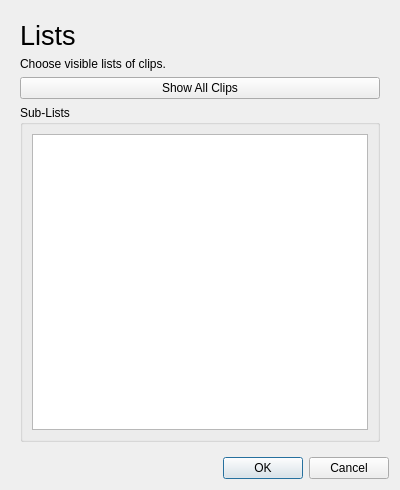
<?xml version="1.0" encoding="UTF-8"?>
<ui version="4.0">
 <class>ListSelectDialog</class>
 <widget class="QDialog" name="ListSelectDialog">
  <property name="geometry">
   <rect>
    <x>0</x>
    <y>0</y>
    <width>400</width>
    <height>490</height>
   </rect>
  </property>
  <property name="windowTitle">
   <string>Dialog</string>
  </property>
  <layout class="QGridLayout" name="gridLayout">
   <item row="0" column="0">
    <widget class="QWidget" name="widget" native="true">
     <layout class="QVBoxLayout" name="verticalLayout">
      <item>
       <widget class="QLabel" name="label">
        <property name="font">
         <font>
          <pointsize>20</pointsize>
         </font>
        </property>
        <property name="text">
         <string>Lists</string>
        </property>
       </widget>
      </item>
      <item>
       <widget class="QLabel" name="label_2">
        <property name="text">
         <string>Choose visible lists of clips.</string>
        </property>
       </widget>
      </item>
      <item>
       <widget class="QPushButton" name="pushButton">
        <property name="text">
         <string>Show All Clips</string>
        </property>
       </widget>
      </item>
      <item>
       <widget class="QGroupBox" name="groupBox">
        <property name="title">
         <string>Sub-Lists</string>
        </property>
        <layout class="QGridLayout" name="gridLayout_2">
         <item row="0" column="0">
          <widget class="QListWidget" name="listWidget"/>
         </item>
        </layout>
       </widget>
      </item>
     </layout>
    </widget>
   </item>
   <item row="1" column="0">
    <widget class="QDialogButtonBox" name="buttonBox">
     <property name="orientation">
      <enum>Qt::Horizontal</enum>
     </property>
     <property name="standardButtons">
      <set>QDialogButtonBox::Cancel|QDialogButtonBox::Ok</set>
     </property>
    </widget>
   </item>
  </layout>
 </widget>
 <resources/>
 <connections>
  <connection>
   <sender>buttonBox</sender>
   <signal>accepted()</signal>
   <receiver>ListSelectDialog</receiver>
   <slot>accept()</slot>
   <hints>
    <hint type="sourcelabel">
     <x>248</x>
     <y>254</y>
    </hint>
    <hint type="destinationlabel">
     <x>157</x>
     <y>274</y>
    </hint>
   </hints>
  </connection>
  <connection>
   <sender>buttonBox</sender>
   <signal>rejected()</signal>
   <receiver>ListSelectDialog</receiver>
   <slot>reject()</slot>
   <hints>
    <hint type="sourcelabel">
     <x>316</x>
     <y>260</y>
    </hint>
    <hint type="destinationlabel">
     <x>286</x>
     <y>274</y>
    </hint>
   </hints>
  </connection>
 </connections>
</ui>
